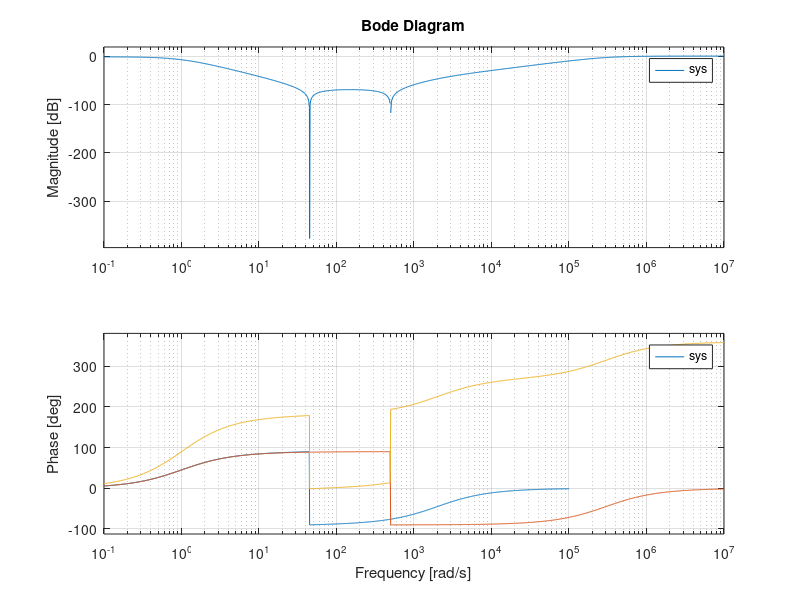

The MATLAB script that drew this image:
clear all
close all

z1 =[0+45i 0-45i];
p1 =[1 2000];

z2 =  [0+500i 0-500i];
p2 =  [1 300000];

k = 1;
sys1 = zpk(z1,p1,k);
sys2 = zpk(z2, p2, k);

sys = sys2 * sys1;

figure(1)
bode(sys1)
hold on
bode(sys2)
hold on
bode(sys)

[A1 ,B1]=tfdata(sys1)
[A2, B2] = tfdata(sys2)
